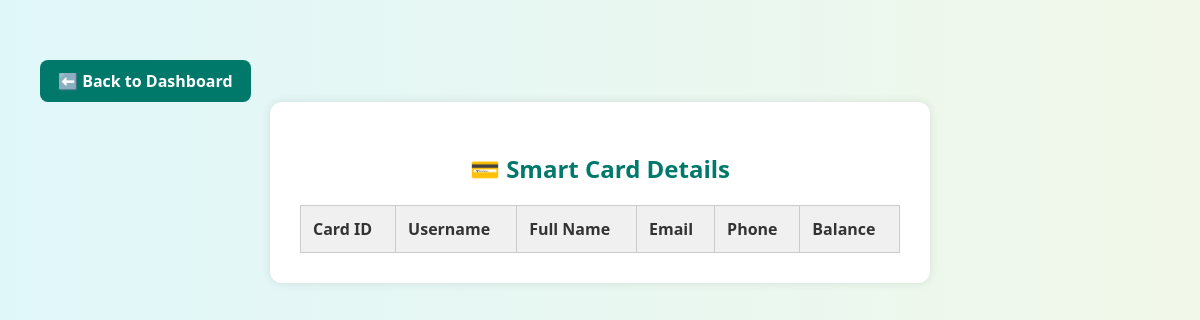
Page /admin/cards (signed in) on the earlier database version.
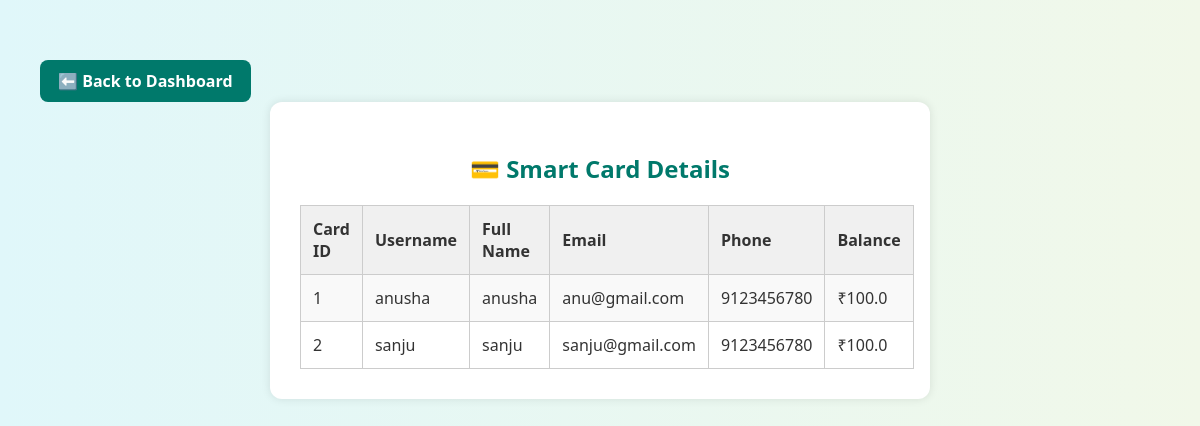
Same page on the later database version.
### models.py (models this page shows)
class SmartCard(db.Model):
    id = db.Column(db.Integer, primary_key=True)
    user_id = db.Column(db.Integer, db.ForeignKey('user.id'), nullable=False)
    balance = db.Column(db.Float, default=0.0)
    user = db.relationship('User', backref='smartcard')

class User(db.Model):
    id = db.Column(db.Integer, primary_key=True)
    username = db.Column(db.String(100))
    email = db.Column(db.String(100),unique=True)
    phone = db.Column(db.String(20))
    password = db.Column(db.String(100),nullable=False)
    smartcard_number = db.Column(db.String(20), unique=True, nullable=False)
    balance = db.Column(db.Float, nullable=False)
    status = db.Column(db.String(20), default='Pending')
    full_name = db.Column(db.String(100))

### routes/admin_routes.py (the view)
@admin_bp.route('/admin/cards')
def admin_cards():
    if not session.get('admin_id'):
        return redirect('/admin/login')
    cards = SmartCard.query.all()
    return render_template('admin_cards.html', cards=cards)

### templates/admin_cards.html (shortened to what this page needs)
<!DOCTYPE html>
<html lang="en">
<head>
    <link rel="stylesheet" href="/static/style.css">
    <a href="/admin/dashboard" class="back-btn">⬅️ Back to Dashboard</a>
</head>
<body>
    <div class="container">
        <h2>💳 Smart Card Details</h2>
        <table>
            <tr>
                <th>Card ID</th>
                <th>Username</th>
                <th>Full Name</th>
                <th>Email</th>
                <th>Phone</th>
                <th>Balance</th>
            </tr>
            {% for card in cards %}
            <tr>
                <td>{{ card.id }}</td>
                <td>{{ card.user.username }}</td>
                <td>{{ card.user.full_name }}</td>
                <td>{{ card.user.email }}</td>
                <td>{{ card.user.phone }}</td>
                <td>₹{{ card.balance }}</td>
            </tr>
            {% endfor %}
        </table>
    </div>
</body>
</html>

### static/style.css (style rules this page uses)
body { font-family: 'Segoe UI', sans-serif; background: linear-gradient(to right, #e0f7fa, #f1f8e9); margin: 0; padding: 40px; color: #333; transition: background 0.5s, color 0.5s; }
.container { max-width: 600px; margin: auto; background: #ffffff; padding: 30px; border-radius: 12px; box-shadow: 0 0 10px rgba(0,0,0,0.1); }
h2 { text-align: center; color: #00796b; margin-bottom: 20px; }
table { width: 100%; border-collapse: collapse; margin-top: 20px; }
th, td { padding: 12px; border: 1px solid #ccc; text-align: left; }
th { background-color: #f0f0f0; color: #333; }
tr:nth-child(even) { background-color: #f9f9f9; }
.back-btn { display: inline-block; margin-top: 20px; padding: 10px 18px; background-color: #00796b; color: white; text-decoration: none; border-radius: 8px; font-weight: bold; transition: background 0.3s; }

Differences in the rows shown:
added SmartCard: id "1", user.username "anusha", user.full_name "anusha", user.email "anu@gmail.com", user.phone "9123456780", balance "100.0"
added SmartCard: id "2", user.username "sanju", user.full_name "sanju", user.email "sanju@gmail.com", user.phone "9123456780", balance "100.0"
